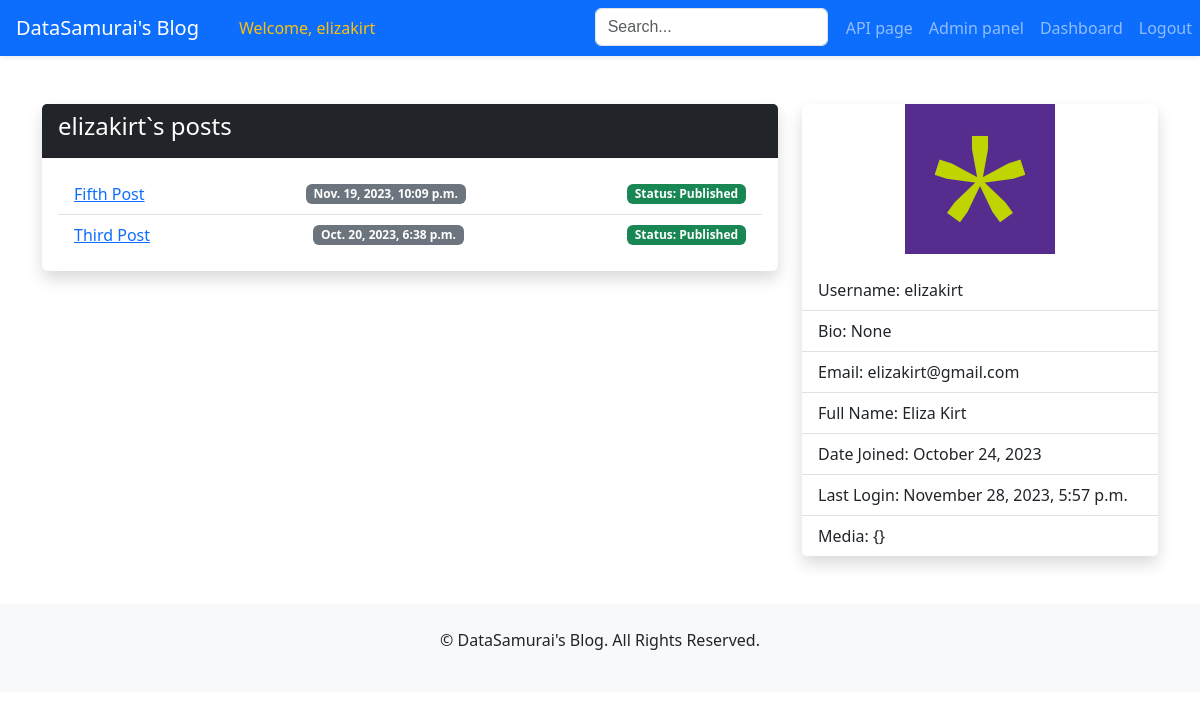
The page /account/user/4/ on the database its author committed.
### users/models.py (models this page shows, shortened)
class CustomUser(AbstractUser):
    is_banned = models.BooleanField(default=False)
    bio = models.CharField(max_length=200, blank=True, null=True, default=None)
    social_media = models.JSONField(default=dict, blank=True)
    profile_picture = models.ImageField(upload_to='profile_pictures/', blank=True, null=True)
    class Meta:
        ordering = ['id']

### posts/models.py (models this page shows, shortened)
class Post(models.Model):
    title = models.CharField(max_length=100, unique=True)
    content = RichTextField()
    category = models.ForeignKey('Category', on_delete=models.SET_NULL, null=True)
    author = models.ForeignKey(settings.AUTH_USER_MODEL, on_delete=models.SET_NULL, null=True)
    date_scheduled = models.DateTimeField(null=True, blank=True)
    date_published = models.DateTimeField(null=True, blank=True)
    views = models.PositiveIntegerField(default=0)
    is_published = models.BooleanField(default=False)
    class Meta:
        ordering = ['-date_published']

### users/views.py (the view)
# urls.py: path('user/<int:user_id>/', views.UserDetailView.as_view(), name='user_detail'),
class UserDetailView(DetailView):
    model = get_user_model()
    context_object_name = 'user'
    def get_object(self, queryset=None):
        user_id = self.kwargs.get('user_id')
        return get_object_or_404(self.model, pk=user_id)
    def get_template_names(self):
        if self.request.user == self.object:
            return 'users/user_detail_dashboard.html'
        return 'users/user_detail.html'
    def get_context_data(self, **kwargs):
        context = super().get_context_data(**kwargs)
        user_posts = self.object.post_set.all()
        context['user_posts'] = user_posts
        if self.request.user == self.object:
            context['post_views_and_comments'] = json.dumps(
                [(post.title, post.views, post.comment_set.count()) for post in user_posts]
            )
            context['is_subscribed'] = hasattr(self.object, 'email_subscriber')
        return context

### templates/users/user_detail.html (shortened to what this page needs)
{% extends 'base.html' %}
{% load static %}
{% block page_content %}
    <div class="row mt-4">
        {% if user.is_banned %}
            <div class="alert alert-warning" role="alert">
                This user is currently banned.
            </div>
        {% else %}
            <div class="col-md-8">
                <div class="card border-0 shadow">
                    <div class="card-header bg-dark text-white">
                        <h4>{{ user.username }}`s posts</h4>
                    </div>
                    <div class="card-body">
                        {% if user_posts %}
                            <ul class="list-group list-group-flush">
                                {% for post in user_posts %}
                                    <li class="list-group-item d-flex justify-content-between align-items-center">
                                        <a href="{% url 'post_detail' post.id %}">{{ post.title }}</a>
                                        <span class="badge bg-secondary">{{ post.date_published }}</span>
                                        {% if post.is_published %}
                                            <span class="badge bg-success">Status: Published</span>
                                        {% else %}
                                            <span class="badge bg-danger">Status: Unpublished</span>
                                        {% endif %}
                                    </li>
                                {% endfor %}
                            </ul>
                        {% else %}
                            <p class="text-muted">{{ user.username }} haven't written any posts yet.</p>
                        {% endif %}
                    </div>
                </div>
            </div>
            <div class="col-md-4">
                <div class="card border-0 shadow">
                    <div class="text-center mb-3">
                        <img alt="Profile Picture" style="max-width: 100%; height: auto; max-height: 150px;"
                             src="
                                     {% if user.profile_picture %}{{ user.profile_picture.url }}{% else %}{% static 'images/profile-placeholder.jpg' %}{% endif %}">
                    </div>
                    <ul class="list-group list-group-flush">
                        <li class="list-group-item">Username: {{ user.username }}</li>
                        <li class="list-group-item">Bio: {{ user.bio }}</li>
                        <li class="list-group-item">Email: {{ user.email }}</li>
                        <li class="list-group-item">Full Name: {{ user.first_name }} {{ user.last_name }}</li>
                        <li class="list-group-item">Date Joined: {{ user.date_joined|date:"F d, Y" }}</li>
                        <li class="list-group-item">Last Login: {{ user.last_login|date:"F d, Y, P" }}</li>
                        <li class="list-group-item">Media: {{ user.social_media }}</li>
                    </ul>
                </div>
            </div>
        {% endif %}
    </div>
{% endblock %}

### templates/base.html (shortened to what this page needs)
<!DOCTYPE html>
<html lang="en">
<head>
    <link href="https://cdn.jsdelivr.net/npm/bootstrap@5.3.1/dist/css/bootstrap.min.css" rel="stylesheet">
</head>
<body>
{% block navbar %}
    <nav class="navbar navbar-expand-lg navbar-dark bg-primary shadow-sm">
        <a class="navbar-brand px-3" href="{% url 'post_list' %}">DataSamurai's Blog</a>
        <div class="collapse navbar-collapse d-flex justify-content-between" id="navbarNav">
            <ul class="navbar-nav">
                {% if user.is_authenticated %}
                    <li class="nav-item">
                        <span class="nav-link text-warning font-weight-bold">Welcome, {{ user.username }}</span>
                    </li>
                {% else %}
                    <li class="nav-item invisible">
                        <span class="nav-link"></span>
                    </li>
                {% endif %}
            </ul>
            <ul class="navbar-nav">
                <form method="GET" action="{% url 'search_results' %}" class="form-inline my-2 my-lg-0"
                      style="margin-right: 10px; margin-left: 10px;">
                    <input type="text" class="form-control" name="query" placeholder="Search..."
                           style="font-family: Arial, 'Font Awesome 5 Free'; background-position: 10px 10px; background-repeat: no-repeat;"
                           aria-label="Search">
                </form>
                <li class="nav-item">
                    <a class="nav-link btn btn-light" href="{% url 'api_post_list' %}">API page</a>
                </li>
                {% if user.is_authenticated %}
                    {% if user.is_staff %}
                        <li class="nav-item">
                            <a class="nav-link btn btn-light mr-2" href="{% url 'admin:index' %}">Admin panel</a>
                        </li>
                    {% endif %}
                    <li class="nav-item">
                        <a class="nav-link btn btn-light mr-2"
                           href="{% url 'user_detail' user_id=user.id %}">Dashboard</a>
                    </li>
                    <li>
                        <a href="{% url 'logout' %}" class="nav-link btn btn-danger">Logout</a>
                    </li>
                {% endif %}
            </ul>
        </div>
    </nav>
{% endblock %}
<div class="container my-4">
    {% block page_content %}{% endblock page_content %}
</div>
<footer class="text-center py-4 mt-5 bg-light">
    <p>&copy; {{ now.year }} DataSamurai's Blog. All Rights Reserved.</p>
</footer>
</body>
</html>

### rows shown on the page
CustomUser: username "elizakirt", profile_picture (picture), bio "None", email "elizakirt@gmail.com", first_name "Eliza", last_name "Kirt", date_joined "October 24, 2023", last_login "November 28, 2023, 5:57 p.m.", social_media "{}"
Post: title "Fifth Post", date_published "Nov. 19, 2023, 10:09 p.m.", is_published "Status: Published"
Post: title "Third Post", date_published "Oct. 20, 2023, 6:38 p.m.", is_published "Status: Published"
